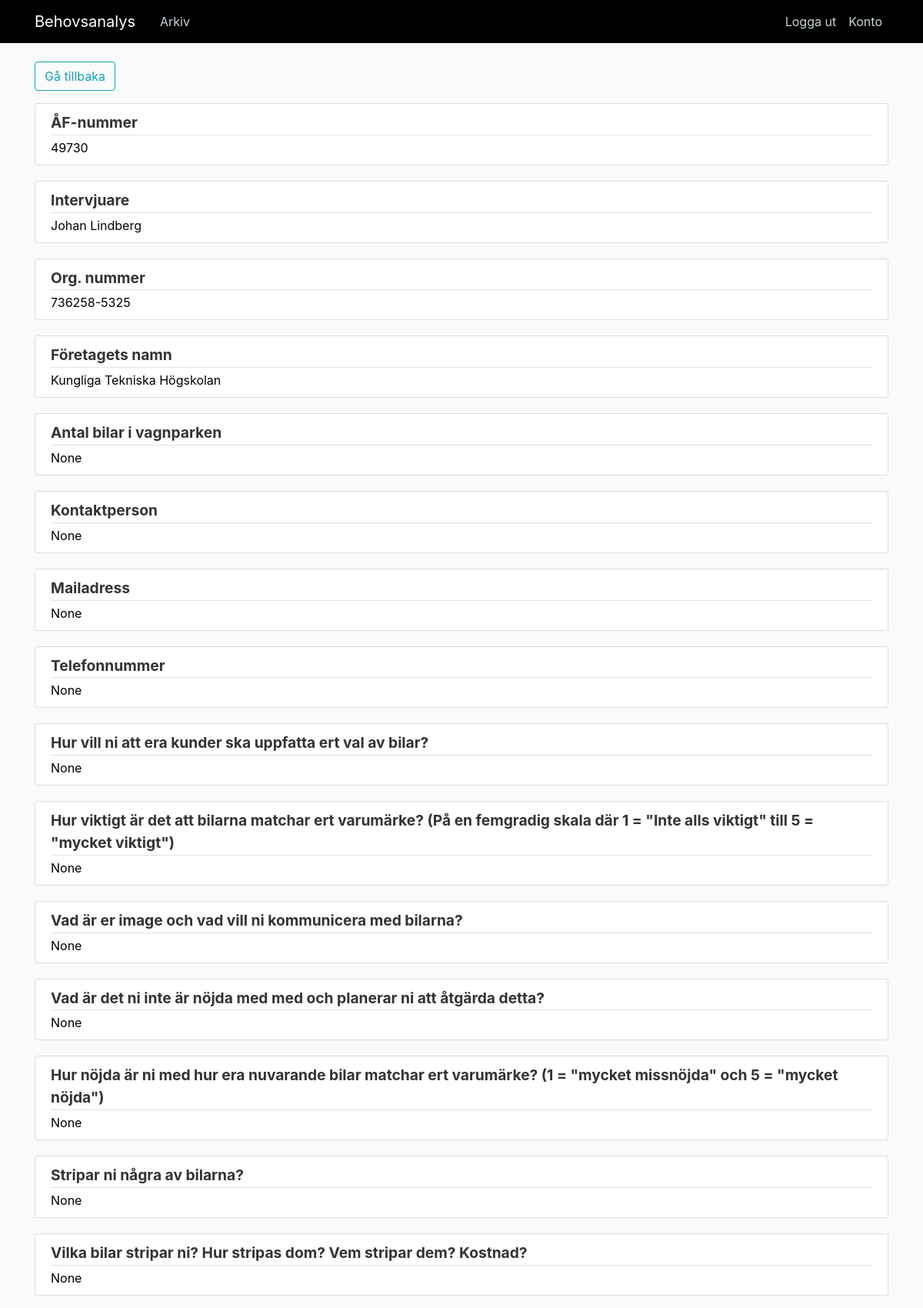
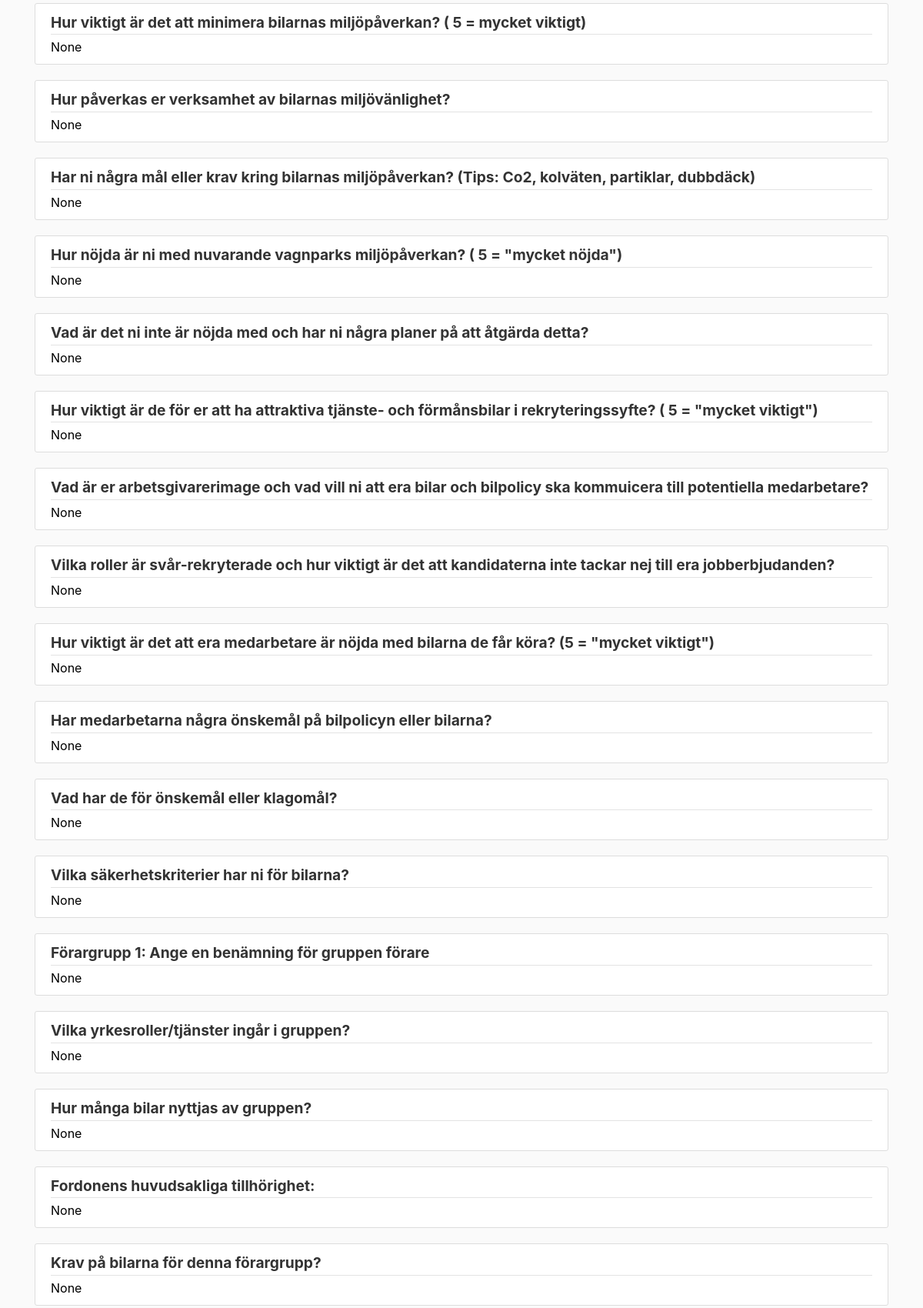
Screenshot of /kund/1720469561 (signed in, upper part) with the database file from the repository (2 pictures, top to bottom).
### app/models.py (models this page shows, shortened)
class Responses(db.Model, UserMixin):
    response_id = db.Column(db.Integer, primary_key=True)
    timestamp = db.Column(db.String(20))
    q1 = db.Column(db.String(150))
    q2 = db.Column(db.String(150))
    q3 = db.Column(db.String(150), unique=True)
    q4 = db.Column(db.String(150))
    q5 = db.Column(db.String(150))
    q6 = db.Column(db.String(150))
    q7 = db.Column(db.String(150))
    q8 = db.Column(db.String(150))
    q9 = db.Column(db.String(500))
    q10 = db.Column(db.String(500))
    q11 = db.Column(db.String(500))
    q12 = db.Column(db.String(500))
    q13 = db.Column(db.String(500))
    q14 = db.Column(db.String(500))
    q15 = db.Column(db.String(500))
    q16 = db.Column(db.String(500))
    q17 = db.Column(db.String(500))
    q18 = db.Column(db.String(500))
    q19 = db.Column(db.String(500))
    q20 = db.Column(db.String(500))
    q21 = db.Column(db.String(500))
    q22 = db.Column(db.String(500))
    q23 = db.Column(db.String(500))
    q24 = db.Column(db.String(500))
    q25 = db.Column(db.String(500))
    q26 = db.Column(db.String(500))
    q27 = db.Column(db.String(500))
    q28 = db.Column(db.String(500))
    q29 = db.Column(db.String(500))
    q30 = db.Column(db.String(500))
    q31 = db.Column(db.String(500))
    q32 = db.Column(db.String(500))
    q33 = db.Column(db.String(500))
    q34 = db.Column(db.String(500))
    q35 = db.Column(db.String(500))
    q36 = db.Column(db.String(500))
    q37 = db.Column(db.String(500))
    q38 = db.Column(db.String(500))
    q39 = db.Column(db.String(500))
    q40 = db.Column(db.String(500))
    q41 = db.Column(db.String(500))
    q42 = db.Column(db.String(500))
    q43 = db.Column(db.String(500))
    q44 = db.Column(db.String(500))
    q45 = db.Column(db.String(500))
    q46 = db.Column(db.String(500))
    q47 = db.Column(db.String(500))
    q48 = db.Column(db.String(500))
    q49 = db.Column(db.String(500))
    q50 = db.Column(db.String(500))
    q51 = db.Column(db.String(500))
    q52 = db.Column(db.String(500))
    q53 = db.Column(db.String(500))
    q54 = db.Column(db.String(500))
    q55 = db.Column(db.String(500))
    q56 = db.Column(db.String(500))
    q57 = db.Column(db.String(500))
    q58 = db.Column(db.String(500))
    q59 = db.Column(db.String(500))
    q60 = db.Column(db.String(500))
    q61 = db.Column(db.String(500))
    q62 = db.Column(db.String(500))
    q63 = db.Column(db.String(500))
    q64 = db.Column(db.String(500))
    q65 = db.Column(db.String(500))
    q66 = db.Column(db.String(500))
    q67 = db.Column(db.String(500))
    q68 = db.Column(db.String(500))
    q69 = db.Column(db.String(500))
    q70 = db.Column(db.String(500))
    q71 = db.Column(db.String(500))
    q72 = db.Column(db.String(500))
    q73 = db.Column(db.String(500))
    q74 = db.Column(db.String(500))
    q75 = db.Column(db.String(500))
    q76 = db.Column(db.String(500))
    q77 = db.Column(db.String(500))
    q78 = db.Column(db.String(500))
    q79 = db.Column(db.String(500))
    q80 = db.Column(db.String(500))
    q81 = db.Column(db.String(500))
    q82 = db.Column(db.String(500))
    q83 = db.Column(db.String(500))
    q84 = db.Column(db.String(500))
    q85 = db.Column(db.String(500))
    q86 = db.Column(db.String(500))
    q87 = db.Column(db.String(500))
    q88 = db.Column(db.String(500))
    q89 = db.Column(db.String(500))
    q90 = db.Column(db.String(500))
    q91 = db.Column(db.String(500))
    q92 = db.Column(db.String(500))
    q93 = db.Column(db.String(500))
    q94 = db.Column(db.String(500))
    q95 = db.Column(db.String(500))
    q96 = db.Column(db.String(500))
    q97 = db.Column(db.String(500))
    q98 = db.Column(db.String(500))
    q99 = db.Column(db.String(500))
    q100 = db.Column(db.String(500))
    q101 = db.Column(db.String(500))
    q102 = db.Column(db.String(500))
    q103 = db.Column(db.String(500))
    q104 = db.Column(db.String(500))
    q105 = db.Column(db.String(500))
    q106 = db.Column(db.String(500))
    q107 = db.Column(db.String(500))
    q108 = db.Column(db.String(500))
    q109 = db.Column(db.String(500))
    q110 = db.Column(db.String(500))
    q111 = db.Column(db.String(500))
    q112 = db.Column(db.String(500))
    q113 = db.Column(db.String(500))
    q114 = db.Column(db.String(500))
    q115 = db.Column(db.String(500))
    q116 = db.Column(db.String(500))
    q117 = db.Column(db.String(500))
    q118 = db.Column(db.String(500))
    q119 = db.Column(db.String(500))
    q120 = db.Column(db.String(500))
    q121 = db.Column(db.String(500))
    q122 = db.Column(db.String(500))
    q123 = db.Column(db.String(500))
    q124 = db.Column(db.String(500))
    q125 = db.Column(db.String(500))
    q126 = db.Column(db.String(500))
    q127 = db.Column(db.String(500))
    q128 = db.Column(db.String(500))
    q129 = db.Column(db.String(500))
    q130 = db.Column(db.String(500))
    q131 = db.Column(db.String(500))
    q132 = db.Column(db.String(500))
    q133 = db.Column(db.String(500))
    q134 = db.Column(db.String(500))
    q135 = db.Column(db.String(500))
    q136 = db.Column(db.String(500))
    q137 = db.Column(db.String(500))
    q138 = db.Column(db.String(500))
    q139 = db.Column(db.String(500))
    q140 = db.Column(db.String(500))
    q141 = db.Column(db.String(500))
    q142 = db.Column(db.String(500))
    q143 = db.Column(db.String(500))
    q144 = db.Column(db.String(500))
    q145 = db.Column(db.String(500))
    q146 = db.Column(db.String(500))
    q147 = db.Column(db.String(500))
    q148 = db.Column(db.String(500))
    q149 = db.Column(db.String(500))
    q150 = db.Column(db.String(500))
    q151 = db.Column(db.String(500))
    q152 = db.Column(db.String(500))
    q153 = db.Column(db.String(500))
    q154 = db.Column(db.String(500))
    q155 = db.Column(db.String(500))
    q156 = db.Column(db.String(500))
    q157 = db.Column(db.String(500))
    q158 = db.Column(db.String(500))
    q159 = db.Column(db.String(500))
    q160 = db.Column(db.String(500))
    q161 = db.Column(db.String(500))
    q162 = db.Column(db.String(500))
    q163 = db.Column(db.String(500))
    q164 = db.Column(db.String(500))
    q165 = db.Column(db.String(500))
    q166 = db.Column(db.String(500))
    q167 = db.Column(db.String(500))
    q168 = db.Column(db.String(500))
    q169 = db.Column(db.String(500))
    q170 = db.Column(db.String(500))
    q171 = db.Column(db.String(500))
    q172 = db.Column(db.String(500))
    def return_responses(self):
        return [
            self.q1,
            self.q2,
            self.q3,
            self.q4,
            self.q5,
            self.q6,
            self.q7,
            self.q8,
            self.q9,
            self.q10,
            self.q11,
            self.q12,
            self.q13,
            self.q14,
            self.q15,
            self.q16,
            self.q17,
            self.q18,
            self.q19,
            self.q20,
            self.q21,
            self.q22,
            self.q23,
            self.q24,
            self.q25,
            self.q26,
            self.q27,
            self.q28,
            self.q29,
            self.q30,
            self.q31,
            self.q32,
            self.q33,
            self.q34,
            self.q35,
            self.q36,
            self.q37,
            self.q38,
            self.q39,
            self.q40,
            self.q41,
            self.q42,
            self.q43,
            self.q44,
            self.q45,
            self.q46,
            self.q47,
            self.q48,
            self.q49,
            self.q50,
            self.q51,
            self.q52,
            self.q53,
            self.q54,
            self.q55,
            self.q56,
            self.q57,
            self.q58,
            self.q59,
            self.q60,
            self.q61,
            self.q62,
            self.q63,
            self.q64,
            self.q65,
            self.q66,
            self.q67,
            self.q68,
            self.q69,
            self.q70,
            self.q71,
            self.q72,
            self.q73,
            self.q74,
            self.q75,
            self.q76,
            self.q77,
            self.q78,
            self.q79,
            self.q80,
            self.q81,
            self.q82,
            self.q83,
            self.q84,
            self.q85,
            self.q86,
            self.q87,
            self.q88,
            self.q89,
            self.q90,
            self.q91,
            self.q92,
            self.q93,
            self.q94,
            self.q95,
            self.q96,
            self.q97,
            self.q98,
            self.q99,
            self.q100,
            self.q101,
            self.q102,
            self.q103,
            self.q104,
            self.q105,
            self.q106,
            self.q107,
            self.q108,
            self.q109,
            self.q110,
            self.q111,
            self.q112,
            self.q113,
            self.q114,
            self.q115,
            self.q116,
            self.q117,
            self.q118,
            self.q119,
            self.q120,
            self.q121,
            self.q122,
            self.q123,
            self.q124,
            self.q125,
            self.q126,
            self.q127,
            self.q128,
            self.q129,
            self.q130,
            self.q131,
            self.q132,
            self.q133,
            self.q134,
            self.q135,
            self.q136,
            self.q137,
            self.q138,
            self.q139,
            self.q140,
            self.q141,
            self.q142,
            self.q143,
            self.q144,
            self.q145,
            self.q146,
            self.q147,
            self.q148,
            self.q149,
            self.q150,
            self.q151,
            self.q152,
            self.q153,
            self.q154,
            self.q155,
            self.q156,
            self.q157,
            self.q158,
            self.q159,
            self.q160,
            self.q161,
            self.q162,
            self.q163,
            self.q164,
            self.q165,
            self.q166,
            self.q167,
            self.q168,
            self.q169,
            self.q170,
            self.q171,
            self.q172
        ]

### app/routes.py (the view)
@app.route("/kund/<response_id>")
@login_required
def responses(response_id):
    responses = Responses.query.filter_by(response_id=response_id).first()
    return render_template('responses.html', title=responses.q4, resObject=responses, responses=responses.return_responses(), questions=question_list, length=len(
        question_list))

### app/models.py (called while the page is built)
@login_manager.user_loader
def load_user(user_id):
    return User.query.get(int(user_id))

### app/templates/responses.html (shortened to what this page needs)
{% extends "layout.html" %}
{% block content %}
<button onclick="window.history.back()" class="btn btn-outline-info">Gå tillbaka</button>
{% for i in range(length) %}
	<article class="media content-section">
	  <div class="media-body">
		  <div class="article-metadata">
			  <b><big>{{ questions[i] }}</big></b>
			  </div>
		  <a href="{{resObject.response_id}}/q{{i+1}}">{{ responses[i] }}</a>
	  </div>
	</article>
{% endfor %}
{% endblock content%}

### app/static/main.css (style rules this page uses)
body { background: #fafafa; color: #333333; margin-top: 5rem; }
.content-section { background: #ffffff; padding: 10px 20px; border: 1px solid #dddddd; border-radius: 3px; margin-bottom: 20px; }
.article-metadata { padding-bottom: 1px; margin-bottom: 4px; border-bottom: 1px solid #e3e3e3 }

### app/templates/responses.html (style rules this page uses)
a { color: black; }

### rows the page displays
Responses: q1 "49730" "Johan Lindberg" "736258-5325" "Kungliga Tekniska Högskolan"

### other values shown
{{ questions[i] }} "ÅF-nummer" "Intervjuare" "Org. nummer" "Företagets namn" "Antal bilar i vagnparken" "Kontaktperson" "Mailadress" "Telefonnummer" "Hur vill ni att era kunder ska uppfatta ert val av bilar?" "Hur viktigt är det att bilarna matchar ert varumärke? (På en femgradig skala där 1 = \"Inte alls viktigt\" till 5 = \"mycket viktigt\")" "Vad är er image och vad vill ni kommunicera med bilarna?" "Vad är det ni inte är nöjda med med och planerar ni att åtgärda detta?" "Hur nöjda är ni med hur era nuvarande bilar matchar ert varumärke? (1 = \"mycket missnöjda\" och 5 = \"mycket nöjda\")" "Stripar ni några av bilarna?" "Vilka bilar stripar ni? Hur stripas dom? Vem stripar dem? Kostnad?" "Hur viktigt är det att minimera bilarnas miljöpåverkan? ( 5 = mycket viktigt)" "Hur påverkas er verksamhet av bilarnas miljövänlighet?" "Har ni några mål eller krav kring bilarnas miljöpåverkan? (Tips: Co2, kolväten, partiklar, dubbdäck)" "Hur nöjda är ni med nuvarande vagnparks miljöpåverkan? ( 5 = \"mycket nöjda\")" "Vad är det ni inte är nöjda med och har ni några planer på att åtgärda detta?" "Hur viktigt är de för er att ha attraktiva tjänste- och förmånsbilar i rekryteringssyfte? ( 5 = \"mycket viktigt\")" "Vad är er arbetsgivarerimage och vad vill ni att era bilar och bilpolicy ska kommuicera till potentiella medarbetare?" "Vilka roller är svår-rekryterade och hur viktigt är det att kandidaterna inte tackar nej till era jobberbjudanden?" "Hur viktigt är det att era medarbetare är nöjda med bilarna de får köra? (5 = \"mycket viktigt\")" "Har medarbetarna några önskemål på bilpolicyn eller bilarna?" "Vad har de för önskemål eller klagomål?" "Vilka säkerhetskriterier har ni för bilarna?" "Förargrupp 1: Ange en benämning för gruppen förare" "Vilka yrkesroller/tjänster ingår i gruppen?" "Hur många bilar nyttjas av gruppen?" "Fordonens huvudsakliga tillhörighet:" "Krav på bilarna för denna förargrupp?"
{{ responses[i] }} "None" "None" "None" "None" "None" "None" "None" "None" "None" "None" "None" "None" "None" "None" "None" "None" "None" "None" "None" "None" "None" "None" "None" "None" "None" "None" "None" "None"
